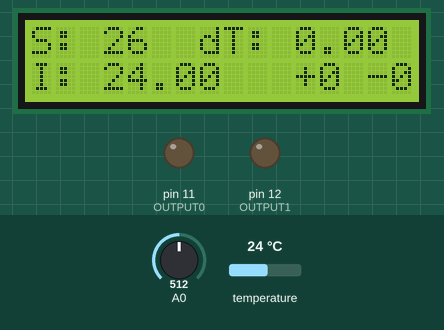
Simulated run of this sketch. Board: Arduino Uno, built with avr-gcc and run on an emulated ATmega328P. Shown: 16×2 character LCD, output pins drawn as LEDs (lit = HIGH). The test bench sets the inputs (shaded band); at power-on: A0 = 512, temperature 24 °C.

Above: at 2.3 s.
2.4 s: A0 set to 306
At 4.8 s:
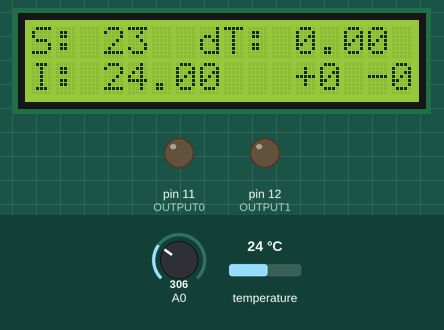
5.0 s: temperature set to 12 °C
At 6.7 s:
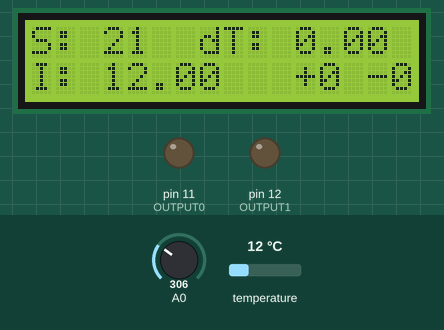
7.2 s: temperature set to 19 °C
At 10.3 s:
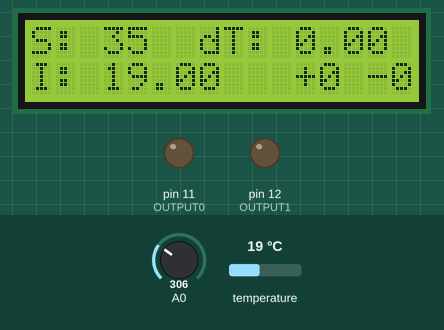
10.8 s: A0 set to 122
At 13.8 s:
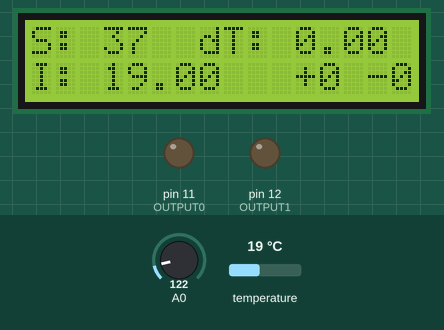
15.6 s: temperature set to 28 °C
At 31.5 s:
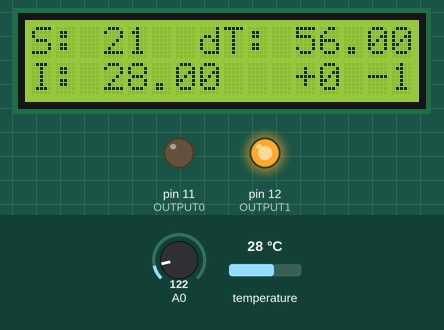
Timing chart, 0 to 32.0 s (numbered marks = the images above; inputs shaded):
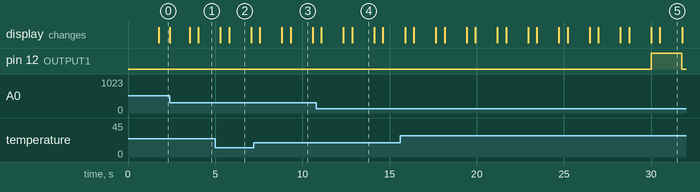

Measured:
- after the input at 2.4 s, the display: first changes at once (image 1 shows a later state)
- what the display in image 2 shows lasts 1.3 s, from 5.8 s to 7.1 s

The sketch:

HeatControl.ino
```cpp
/**********************************************
* Date: 2017-09-13
* File: HeatControl.ino
* Description: Arduino based heat mixture
*   control. Watches every X (e.g. 30) seconds
*   if temperature out of range or going in
*   wrong direction and adjust the mixture
***********************************************/

#include<LiquidCrystal.h>
#include<LCDKeypad.h>
#include<OneWire.h>
#include<DallasTemperature.h>

// PIN and CONSTANT Definitions
#define OUTPUT0 11               // Open
#define OUTPUT1 12               // Close
#define TEMPPIN 2                // DS18B20

#define CONTROL_ACTIVE_TIME 1000 // [ms]
#define CONTROL_LOOP_TIME 30000  // [ms]
#define BUTTON_DEAD_TIME 500     // [ms]

// Global Variable Declarations
unsigned long timer[4] = {0, 0, 0, 0};
bool outputState[4] = {false, false, true, true}; // +, -, + old, - old
float T[5] = {26, 26, 0, 0, 0}; // Temperature {current, target, old, lcdCurrent, lcdTarget}
float dT = 0, dTold = 1;

OneWire oneWire(TEMPPIN);
DallasTemperature sensors(&oneWire);
LCDKeypad lcd;

byte c_up[8] = { B00100, B01110, B10101, B00100, B00100, B00100, B00100, B00100 };
byte c_down[8] = { B00100, B00100, B00100, B00100, B00100, B10101, B01110, B00100 };


void setup() {
  // Define Pinmodes
  pinMode(OUTPUT0, OUTPUT);
  pinMode(OUTPUT1, OUTPUT);
  digitalWrite(OUTPUT0, LOW);
  digitalWrite(OUTPUT1, LOW);

  // Define LCD Button
  lcd.createChar(1,c_up);
  lcd.createChar(2,c_down);
  lcd.begin(16, 2);
  lcd.clear();

  lcd.setCursor(0,0);
  lcd.print("S:");
  lcd.setCursor(0,1);
  lcd.print("I:");
  lcd.setCursor(7,0);
  lcd.print("dT:");
  lcd.setCursor(11,1);
  lcd.print("+");
  lcd.setCursor(14,1);
  lcd.print("-");
  printLcd();
  sensors.begin();
}

void loop() {
  readTemperature();
  readButton();
  checkState();
  close();
  printLcd();
}


void printLcd() {
  if(T[4] - T[1] != 0) {
    lcd.setCursor(3,0);
    lcd.print((int)T[1]);
    T[4] = T[1];
  }

  if(T[3] - T[0] != 0) {
    lcd.setCursor(3,1);
    lcd.print(T[0]);
    T[3] = T[0];
  }

  if(outputState[0] != outputState[2]) {
    lcd.setCursor(12,1);
    lcd.print(outputState[0]);
    outputState[2] = outputState[0];
  }

  if(outputState[1] != outputState[3]) {
    lcd.setCursor(15,1);
    lcd.print(outputState[1]);
    outputState[3] = outputState[1];
  }

  if(dT != dTold) {
    lcd.setCursor(11,0);
    lcd.print(dT);
    dTold = dT;
  }
}

void close() {
  if(outputState[0] == true && millis() - timer[0] > CONTROL_ACTIVE_TIME) {
    digitalWrite(OUTPUT0, LOW);
    outputState[0] = false;
  } else if (outputState[1] == true && millis() - timer[0] > CONTROL_ACTIVE_TIME) {
    digitalWrite(OUTPUT1, LOW);
    outputState[1] = false;
  }
}

void checkState() {
  if(millis() - timer[1] > CONTROL_LOOP_TIME) {
    if(T[1] - T[0] > 2.0 || T[0] < T[2]) {
      // Open for CONTROL_ACTIVE_TIME
      if(T[0] > 0 && outputState[0] == false && outputState[1] == false) {
        digitalWrite(OUTPUT0, HIGH);
        outputState[0] = true;
        timer[0] = millis();
      }
    } else if (T[1] - T[0] < -2.0 || T[0] > T[2]) {
      // Close for CONTROL_ACTIVE_TIME
      if(T[0] > 0 && outputState[0] == false && outputState[1] == false) {
        digitalWrite(OUTPUT1, HIGH);
        outputState[1] = true;
        timer[0] = millis();
      }
    }
    timer[1] = millis();
    dT = (T[0] - T[2]) / CONTROL_LOOP_TIME * 60.0 * 1000.0;
    T[2] = T[0];
  }
  if (T[0] <= 0) {
    digitalWrite(OUTPUT0, LOW);
    digitalWrite(OUTPUT1, LOW);
    outputState[0] = false;
    outputState[1] = false;
  }
}

void readButton() {
  // If timer, read button (button deadtime)
  // if pressed, increase temperature by one in range [20,37]
  if(millis() - timer[2] > BUTTON_DEAD_TIME) {
    int button = lcd.button();
    if (button == 1) {
      T[1] = ((int)T[1] - 20 + 1)%18 + 20;
      timer[2] = millis();
    } else if (button == 2) {
      T[1]--;
      if(T[1] == 19) T[1] = 37;
      timer[2] = millis();
    }
  }
}

void readTemperature() {
  if(millis() - timer[3] > 1000) {
    sensors.requestTemperatures();
    T[0] = sensors.getTempCByIndex(0);
    timer[3] = millis();
  }
}
```
